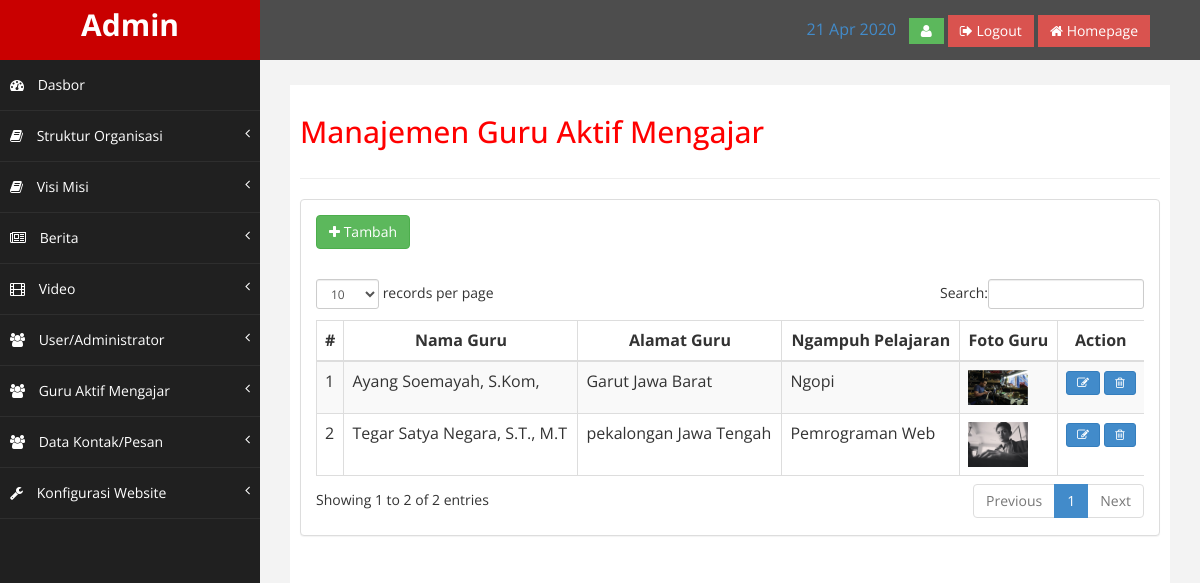
Page /index.php/admin/guru on the committed database.
### tables this page shows
CREATE TABLE `guru`  (
  `id_guru` int(11) NOT NULL AUTO_INCREMENT,
  `nama_guru` varchar(100) NOT NULL,
  `alamat` varchar(100) NOT NULL,
  `pelajaran` varchar(100) NOT NULL,
  `tanggal` timestamp(0) NOT NULL DEFAULT CURRENT_TIMESTAMP ON UPDATE CURRENT_TIMESTAMP(0),
  `gambar` varchar(455) NOT NULL,
  PRIMARY KEY (`id_guru`) USING BTREE
);

### application/views/admin/layout/content.php (called while the page is built)
<?php
if ($isi) {
	$this->load->view($isi);
}

### application/views/admin/layout/wrapper.php (called while the page is built)
<?php
require_once('head.php');
require_once('header.php');
require_once('nav.php');
require_once('content.php');
require_once('footer.php');

### application/controllers/admin/Guru.php (called while the page is built, shortened)
<?php
class Guru extends CI_Controller
{
	public function __construct()
	{
		$this->load->model('guru_model');
	}
	public function index()
	{
		$guru = $this->guru_model->listing();
		$data = array(
			'title'		 => 'Manajemen Guru Aktif Mengajar',
			'guru'   	 =>  $guru,
			'isi'  		 => 'admin/guru/list'
		);
		$this->load->view('admin/layout/wrapper', $data);
	}
}

### index.php (called while the page is built, shortened)
<?php
require_once BASEPATH.'core/CodeIgniter.php';

### application/models/Guru_model.php (called while the page is built, shortened)
<?php
class Guru_model extends CI_Model
{
	public function listing()
	{
		$this->db->select('*');
		$this->db->from('guru');
		$this->db->order_by('id_guru', 'DESC');
		$query = $this->db->get();
		return $query->result();
	}
}

### application/views/admin/guru/list.php (the view)
<a href="<?php echo base_url('admin/guru/tambah') ?>" class="btn btn-success">
	<i class="fa fa-plus"></i> Tambah</a></p>
<table class="table table-striped table-bordered table-hover" id="dataTables-example">
	<thead>
		<tr>
			<th>#</th>
			<th>
				<center>Nama Guru</center>
			</th>
			<th>
				<center>Alamat Guru</center>
			</th>
			<th>
				<center>Ngampuh Pelajaran</center>
			</th>
			<th>
				<center>Foto Guru</center>
			</th>
			<th>
				<center>Action</center>
			</th>
		</tr>
	</thead>
	<tbody>
		<?php $i = 1;
		foreach ($guru as $guru) { ?>
			<tr class="odd gradeX">
				<td><?php echo $i ?></td>
				<td><?php echo $guru->nama_guru ?></td>
				<td><?php echo $guru->alamat ?></td>
				<td><?php echo $guru->pelajaran?></td>
				<td>
					<img src="<?php echo base_url('assets/upload/image/thumbs/' . $guru->gambar) ?>" class="img img-responsive" width="60">
				</td>
				<td>
					<center>
						<a href="<?php echo base_url('admin/guru/edit/' . $guru->id_guru) ?>" class="btn btn-primary btn-sm"><i class="fa fa-edit"></i></a>
						<?php include('delete.php') ?>
					</center>
				</td>
			</tr>
		<?php $i++;
		} ?>
	</tbody>
</table>

### application/views/admin/guru/delete.php (shortened to what this page needs)
<button class="btn btn-primary btn-sm" data-toggle="modal" data-target="#Delete<?php echo $guru->id_guru ?>">
	<i class="fa fa-trash-o"></i>
</button>

### assets/admin/assets/css/custom.css (style rules this page uses)
body { font-family: 'Open Sans', sans-serif; }

### rows in the picture
guru: nama_guru "Ayang Soemayah, S.Kom,", alamat "Garut Jawa Barat", pelajaran "Ngopi", gambar (picture)
guru: nama_guru "Tegar Satya Negara, S.T., M.T", alamat "pekalongan Jawa Tengah", pelajaran "Pemrograman Web", gambar (picture)

### other values in the picture
$title "Manajemen Guru Aktif Mengajar"
